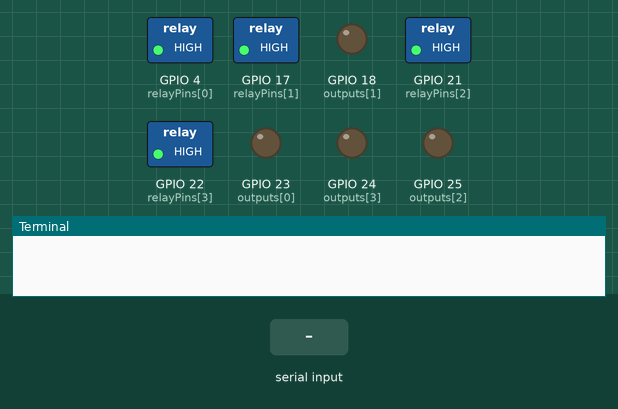
Bench run of a program on a simulated Raspberry Pi (BCM pin numbers). On the bench: switched loads named in the program (green lamp = pin HIGH), output pins drawn as LEDs (lit = HIGH), the last lines printed to the terminal. Inputs (shaded band) come from the test bench.

Above: at 5.0 s.
5.1 s: "200" received over the second serial link
At 5.5 s:
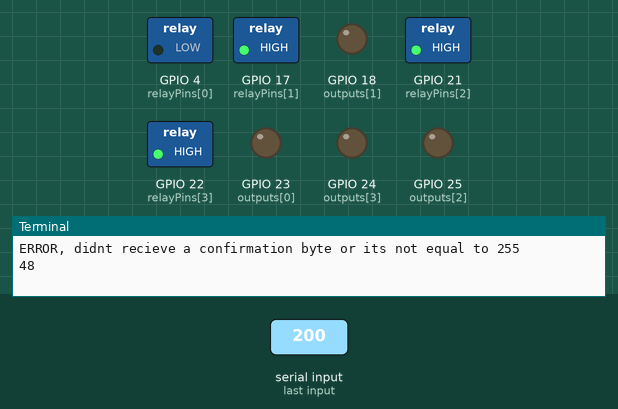
6.6 s: "A" received over the second serial link
At 7.8 s:
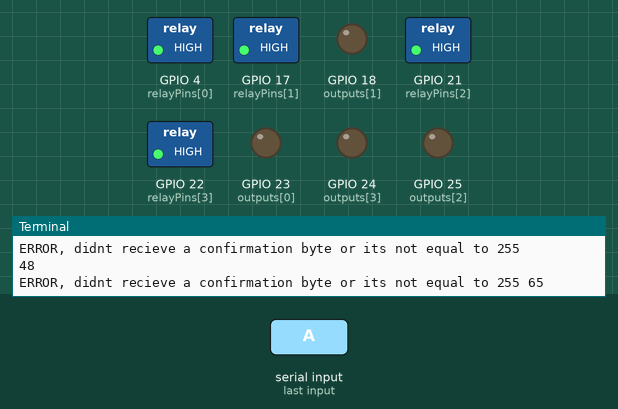
Timing chart, 0 to 9.6 s (numbered marks = the images above; inputs shaded):
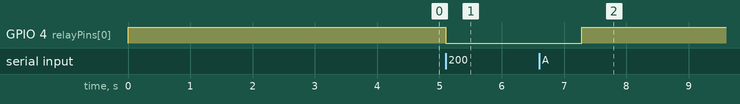

Measured:
- after the input at 5.1 s, GPIO 4 (relayPins[0]): HIGH → LOW at once
- after the input at 6.6 s, GPIO 4 (relayPins[0]): LOW → HIGH after 0.69 s

The program:

analog_test.py
```python
import dev_board as pi
import time

def main():
  try:
    pi.pinMode('D', "1111")
    while 1:
      '''
      #value = pi.analogRead(0)
      for x in range(175):
        pi.analogWrite(0,x)
        time.sleep(.005)
      #pi.setRelay(0,1)
      for x in range(175,0,-1):
        pi.analogWrite(0,x)
        time.sleep(.005)
      #pi.setRelay(0,0)'''

      value = pi.analogRead(0)
      print value
      value = value / 70.0
      pi.setRelay(0,1)
      pi.digitalWrite(3,1)
      time.sleep(value)
      pi.setRelay(0,0)
      value = pi.analogRead(0)
      pi.digitalWrite(3,0)
      time.sleep(value/70.0)


  except KeyboardInterrupt:
    pi.cleanup()


def flash():
  for x in range(3):
    pi.setRelay(0,1)
    time.sleep(.25)
    pi.setRelay(0,0)
    time.sleep(.25)
  return

if __name__ == '__main__':
  main()
```

dev_board.py
```python
#Alex Taylor
#Raspberry Pi Development Board
#Southern Utah University, 2013


import RPi.GPIO as GPIO
import time, serial, struct


#Initalize serial port
port = serial.Serial("/dev/ttyAMA0", baudrate=115200, timeout=0)

#Declare constants
OUTPUT = 1
INPUT = 0
relayPins = [4, 17, 21 ,22]
outputs = [23, 18, 25, 24]

#initalize GPIO output pins
GPIO.setmode(GPIO.BCM)
GPIO.setwarnings(False)
for x in range(4):
  GPIO.setup(relayPins[x], GPIO.OUT)
  GPIO.setup(outputs[x], GPIO.OUT)
  GPIO.output(relayPins[x], 1)
  GPIO.output(outputs[x], 0)


#Turn the specified relay coil to the provided state
def setRelay(relayNum, state):
  GPIO.output(relayPins[relayNum], not state) # invert state because the relay is active low.


#Sets the specified extrenal output pin to the provided state
def setOutput(outputNum, state):
  GPIO.output(outputs[outputNum], state)


#Set the microcontroller pins to input or output

#args:
#ad = single character 'A' or 'D'
#pins = string with 4 1's or 0's

#Example: setMode('D', "1111") -- Sets all digital to outputs.
def pinMode(ad, pins):
  #Set the program flag true, and insert second bit(its irrevelant for setMode)
  temp = "11"
  #Determine if A or D channel
  if (ad == 'A'):
    #set a/d channel false if analog
    temp += "01"
    for x in range(4):
        temp += pins[x]
  elif (ad == 'D'):
    #set a/d channel true if digital
    temp += "11"
    for x in range(4):
        temp += pins[x]
  else:
    print "Error, Please choose A or D"
    return

  #convert the string of 1's and 0's to an integer
  temp = int(temp, 2)
  #Debugging - Uncomment to verify what integer value is being sent
  #print temp
  temp = struct.pack('B', temp)  # here you are packing the number 1 as a binary.
  port.write(temp)
  #wait until there is a response
  while (port.inWaiting() < 1):
    pass
  response = port.read(1)
  response = ord(response)
  if (response != 255):
    print "ERROR, didnt recieve a confirmation byte or its not equal to 255"


#set output pin over serial
def digitalWrite(pin, state):
  temp = "01"
  #set digital/analog bit depending on the value of pin
  if (pin < 4):
    temp += "10"
  else:
    temp += "00"
    pin -= 4

  for x in range(4):
    if (x == pin):
      temp += "1"
    else:
      temp += "0"

  #convert the string of 1's and 0's to an integer
  temp = int(temp, 2)
  #DEBUG
  #print(temp)
  temp = struct.pack('B', temp)  # pack the string to binary
  port.write(temp)
  #Send second byte containing the value
  port.write(struct.pack('B', state))

  #wait until there is a response
  while (port.inWaiting() < 1):
    pass
  response = port.read(1)
  response = ord(response)
  if (response != 255):
    print "ERROR, didnt recieve a confirmation byte or its not equal to 255", response


#Read a digital input pin over serial
def digitalRead(pin):
  temp = "0011"
  for x in range(4):
    if (x == pin):
      temp += "1"
    else:
      temp += "0"

  return read2(temp)


def analogRead(pin):
  temp = "0000"
  for x in range(4):
    if (x == pin):
      temp += "1"
    else:
      temp += "0"

  return read2(temp)

def read2(temp):
  #Clear out serial buffer
  port.read()
  #convert the string of 1's and 0's to an integer
  temp = int(temp, 2)
  #DEBUG
  #print(temp)
  temp = struct.pack('B', temp)  # pack the string to binary
  port.write(temp)
  while (port.inWaiting() < 1):
    pass
  response = port.read(1)
  return ord(response)


def analogWrite(pin, value):
  temp = "01"
  #set digital/analog bit depending on the value of pin
  temp += "11"

  for x in range(4):
    if (x == pin):
      temp += "1"
    else:
      temp += "0"

  #convert the string of 1's and 0's to an integer
  temp = int(temp, 2)
  #DEBUG
  #print(temp)
  temp = struct.pack('B', temp)  # pack the string to binary
  port.write(temp)
  #Send second byte containing the value
  port.write(struct.pack('B', value))

  #wait until there is a response
  while (port.inWaiting() < 1):
    pass
  response = port.read(1)
  response = ord(response)
  if (response != 255):
    print "ERROR, didnt recieve a confirmation byte or its not equal to 255", response


def cleanup():
  for x in range(4):
    GPIO.output(relayPins[x], 1)
    GPIO.output(outputs[x], 0)

  pinMode('D', "0000");
  pinMode('A', "0000");
```
